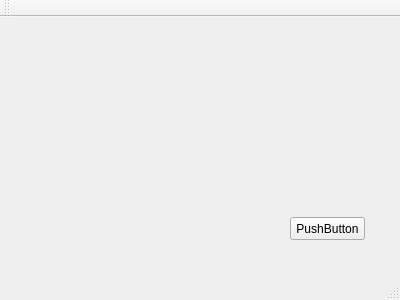
<?xml version="1.0" encoding="UTF-8"?>
<ui version="4.0">
 <class>MainWindow</class>
 <widget class="QMainWindow" name="MainWindow">
  <property name="geometry">
   <rect>
    <x>0</x>
    <y>0</y>
    <width>400</width>
    <height>300</height>
   </rect>
  </property>
  <property name="windowTitle">
   <string>MainWindow</string>
  </property>
  <widget class="QWidget" name="centralWidget">
   <widget class="QPushButton" name="btnPlay">
    <property name="geometry">
     <rect>
      <x>290</x>
      <y>200</y>
      <width>75</width>
      <height>23</height>
     </rect>
    </property>
    <property name="text">
     <string>PushButton</string>
    </property>
   </widget>
   <widget class="QWidget" name="widget" native="true">
    <property name="geometry">
     <rect>
      <x>70</x>
      <y>20</y>
      <width>261</width>
      <height>171</height>
     </rect>
    </property>
   </widget>
  </widget>
  <widget class="QMenuBar" name="menuBar">
   <property name="geometry">
    <rect>
     <x>0</x>
     <y>0</y>
     <width>400</width>
     <height>23</height>
    </rect>
   </property>
  </widget>
  <widget class="QToolBar" name="mainToolBar">
   <attribute name="toolBarArea">
    <enum>TopToolBarArea</enum>
   </attribute>
   <attribute name="toolBarBreak">
    <bool>false</bool>
   </attribute>
  </widget>
  <widget class="QStatusBar" name="statusBar"/>
 </widget>
 <layoutdefault spacing="6" margin="11"/>
 <resources/>
 <connections/>
</ui>
